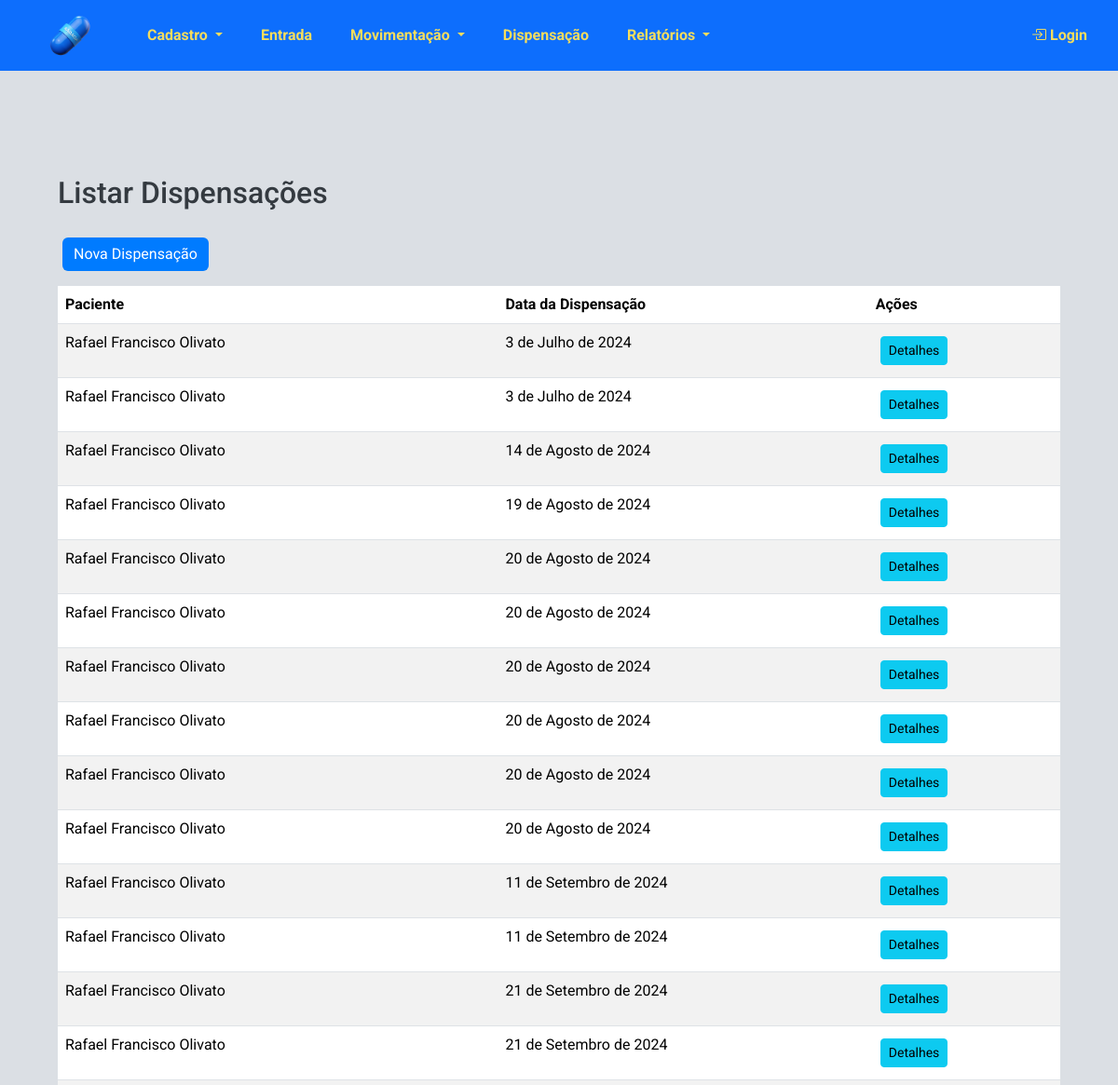
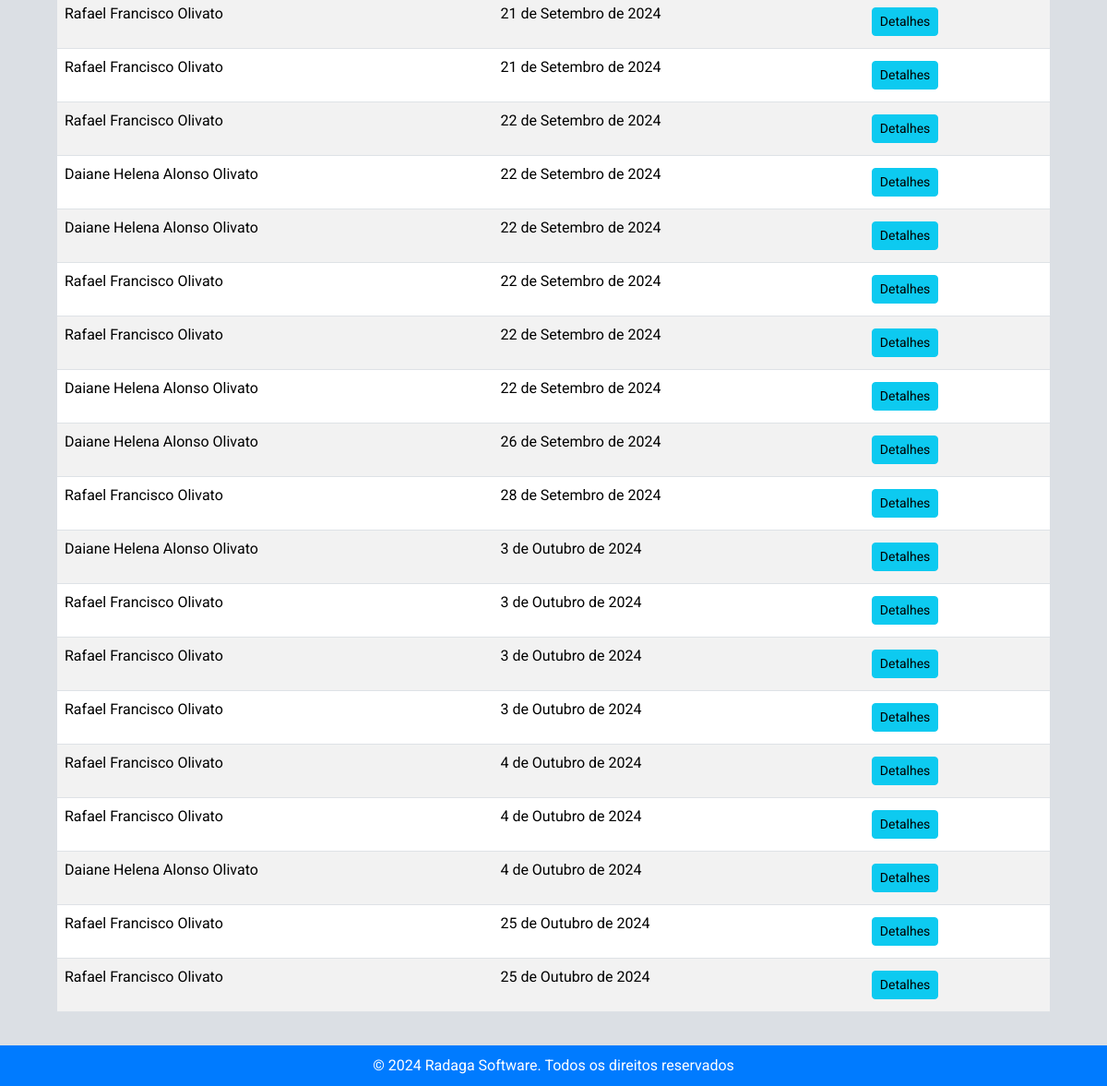
/estoque/dispensacoes/, run on the app's committed database (2 pictures, top to bottom).
### estoque/models.py (models this page shows, shortened)
class Dispensacao(models.Model):
    paciente = models.ForeignKey('Paciente', on_delete=models.CASCADE)
    medico = models.ForeignKey('Medico', on_delete=models.SET_NULL, null=True, blank=True,  verbose_name="Médico")
    outros_prescritores = models.CharField(max_length=255, blank=True, null=True)
    numero_notificacao = models.CharField(max_length=6, blank=True, null=True, verbose_name="Número notificação")
    data_receita = models.DateField(default=timezone.now)
    data_dispensacao = models.DateField(auto_now_add=True)

class Paciente(models.Model):
    nome = models.CharField(max_length=100)
    nome_mae = models.CharField(max_length=100, verbose_name="Nome da mãe")
    cns = models.CharField(max_length=15, unique=True, verbose_name="CNS")
    cpf = models.CharField(max_length=11, unique=True, verbose_name="CPF")
    data_nascimento = models.DateField()

### estoque/views.py (the view)
# urls.py: path('dispensacoes/', views.listar_dispensacoes, name='listar_dispensacoes'),
def listar_dispensacoes(request):
    dispensacoes = Dispensacao.objects.all()
    return render(
        request, "estoque/listar_dispensacoes.html", {"dispensacoes": dispensacoes}
    )

### estoque/templates/estoque/listar_dispensacoes.html (shortened to what this page needs)
{% extends 'estoque/base.html' %}
{% block content %}
<div class="container mt-5">
    <h2 class="mb-4">Listar Dispensações</h2>
    <a href="{% url 'nova_dispensacao' %}" class="btn btn-primary mb-3">Nova Dispensação</a>
    <table class="table table-striped">
        <thead>
            <tr>
                <th>Paciente</th>
                <th>Data da Dispensação</th>
                <th>Ações</th>
            </tr>
        </thead>
        <tbody>
            {% for dispensacao in dispensacoes %}
            <tr>
                <td>{{ dispensacao.paciente.nome }}</td>
                <td>{{ dispensacao.data_dispensacao }}</td>
                <td><a href="{% url 'detalhes_dispensacao' dispensacao.id %}" class="btn btn-info btn-sm">Detalhes</a></td>
            </tr>
            {% endfor %}
        </tbody>
    </table>
</div>
{% endblock %}

### estoque/static/estoque/css/styles.css (style rules this page uses)
html, body { height: 100%; margin: 0; padding: 0; font-family: 'Roboto', sans-serif; background-color: #dbdfe4; color: #343a40; display: flex; flex-direction: column; }
.container { margin-top: 20px; }
.btn-primary { background-color: #007bff; border: none; }
.btn { margin: 5px; }
h1, h2, h3, h4, h5, h6 { font-family: 'Roboto', sans-serif; color: #343a40; margin-bottom: 20px; }
h2 { font-size: 2rem; }

### data on the page
Dispensacao: paciente.nome "Rafael Francisco Olivato", data_dispensacao "3 de Julho de 2024"
Dispensacao: paciente.nome "Rafael Francisco Olivato", data_dispensacao "3 de Julho de 2024"
Dispensacao: paciente.nome "Rafael Francisco Olivato", data_dispensacao "14 de Agosto de 2024"
Dispensacao: paciente.nome "Rafael Francisco Olivato", data_dispensacao "19 de Agosto de 2024"
Dispensacao: paciente.nome "Rafael Francisco Olivato", data_dispensacao "20 de Agosto de 2024"
Dispensacao: paciente.nome "Rafael Francisco Olivato", data_dispensacao "20 de Agosto de 2024"
Dispensacao: paciente.nome "Rafael Francisco Olivato", data_dispensacao "20 de Agosto de 2024"
Dispensacao: paciente.nome "Rafael Francisco Olivato", data_dispensacao "20 de Agosto de 2024"
Dispensacao: paciente.nome "Rafael Francisco Olivato", data_dispensacao "20 de Agosto de 2024"
Dispensacao: paciente.nome "Rafael Francisco Olivato", data_dispensacao "20 de Agosto de 2024"
Dispensacao: paciente.nome "Rafael Francisco Olivato", data_dispensacao "11 de Setembro de 2024"
Dispensacao: paciente.nome "Rafael Francisco Olivato", data_dispensacao "11 de Setembro de 2024"
Dispensacao: paciente.nome "Rafael Francisco Olivato", data_dispensacao "21 de Setembro de 2024"
Dispensacao: paciente.nome "Rafael Francisco Olivato", data_dispensacao "21 de Setembro de 2024"
Dispensacao: paciente.nome "Rafael Francisco Olivato", data_dispensacao "21 de Setembro de 2024"
Dispensacao: paciente.nome "Rafael Francisco Olivato", data_dispensacao "21 de Setembro de 2024"
Dispensacao: paciente.nome "Rafael Francisco Olivato", data_dispensacao "22 de Setembro de 2024"
Dispensacao: paciente.nome "Daiane Helena Alonso Olivato", data_dispensacao "22 de Setembro de 2024"
Dispensacao: paciente.nome "Daiane Helena Alonso Olivato", data_dispensacao "22 de Setembro de 2024"
Dispensacao: paciente.nome "Rafael Francisco Olivato", data_dispensacao "22 de Setembro de 2024"
Dispensacao: paciente.nome "Rafael Francisco Olivato", data_dispensacao "22 de Setembro de 2024"
Dispensacao: paciente.nome "Daiane Helena Alonso Olivato", data_dispensacao "22 de Setembro de 2024"
Dispensacao: paciente.nome "Daiane Helena Alonso Olivato", data_dispensacao "26 de Setembro de 2024"
Dispensacao: paciente.nome "Rafael Francisco Olivato", data_dispensacao "28 de Setembro de 2024"
Dispensacao: paciente.nome "Daiane Helena Alonso Olivato", data_dispensacao "3 de Outubro de 2024"
Dispensacao: paciente.nome "Rafael Francisco Olivato", data_dispensacao "3 de Outubro de 2024"
Dispensacao: paciente.nome "Rafael Francisco Olivato", data_dispensacao "3 de Outubro de 2024"
Dispensacao: paciente.nome "Rafael Francisco Olivato", data_dispensacao "3 de Outubro de 2024"
Dispensacao: paciente.nome "Rafael Francisco Olivato", data_dispensacao "4 de Outubro de 2024"
Dispensacao: paciente.nome "Rafael Francisco Olivato", data_dispensacao "4 de Outubro de 2024"
Dispensacao: paciente.nome "Daiane Helena Alonso Olivato", data_dispensacao "4 de Outubro de 2024"
Dispensacao: paciente.nome "Rafael Francisco Olivato", data_dispensacao "25 de Outubro de 2024"
Dispensacao: paciente.nome "Rafael Francisco Olivato", data_dispensacao "25 de Outubro de 2024"
